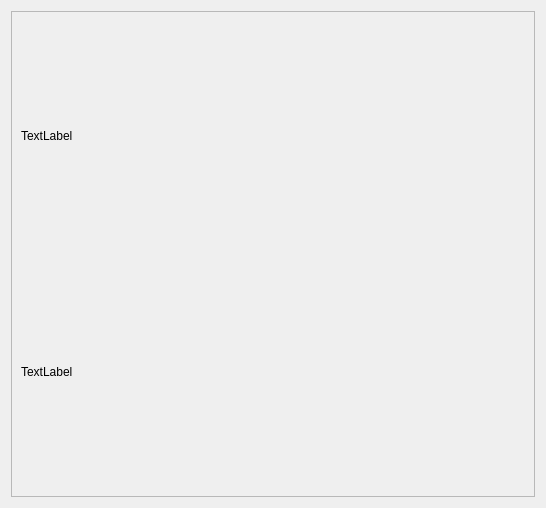
<?xml version="1.0" encoding="UTF-8"?>
<ui version="4.0">
 <class>About</class>
 <widget class="QWidget" name="About">
  <property name="geometry">
   <rect>
    <x>0</x>
    <y>0</y>
    <width>546</width>
    <height>508</height>
   </rect>
  </property>
  <property name="windowTitle">
   <string>Form</string>
  </property>
  <layout class="QGridLayout" name="gridLayout">
   <item row="0" column="0">
    <widget class="QFrame" name="frame">
     <property name="frameShape">
      <enum>QFrame::StyledPanel</enum>
     </property>
     <property name="frameShadow">
      <enum>QFrame::Raised</enum>
     </property>
     <layout class="QVBoxLayout" name="verticalLayout">
      <item>
       <widget class="QLabel" name="picture">
        <property name="text">
         <string>TextLabel</string>
        </property>
       </widget>
      </item>
      <item>
       <widget class="QLabel" name="Text">
        <property name="text">
         <string>TextLabel</string>
        </property>
       </widget>
      </item>
     </layout>
    </widget>
   </item>
  </layout>
 </widget>
 <resources/>
 <connections/>
</ui>
